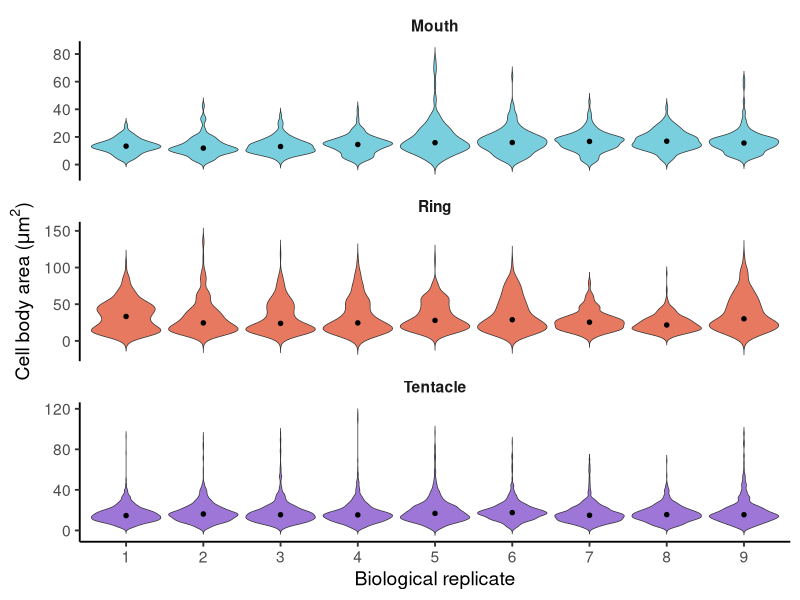
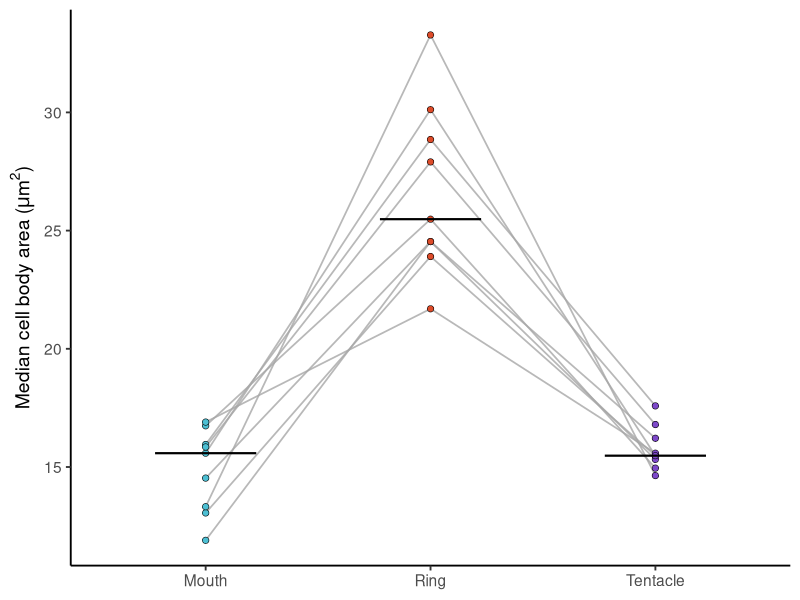
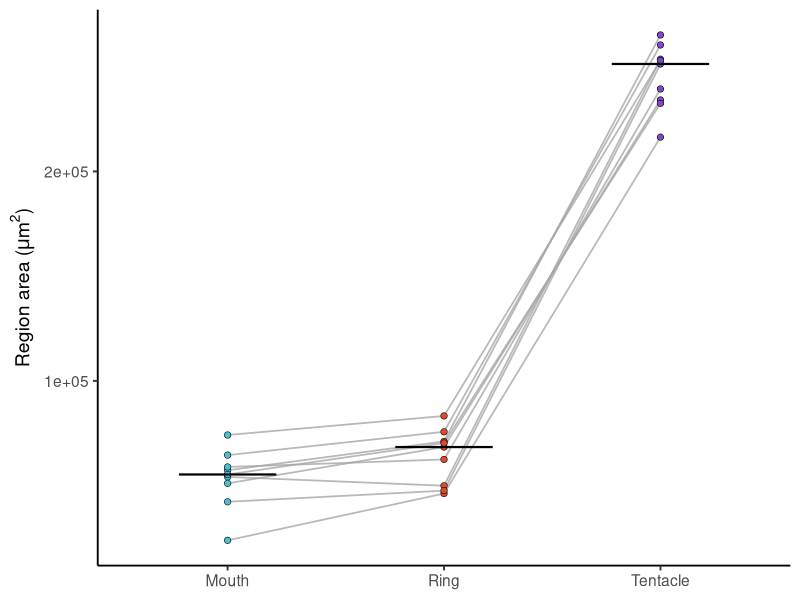
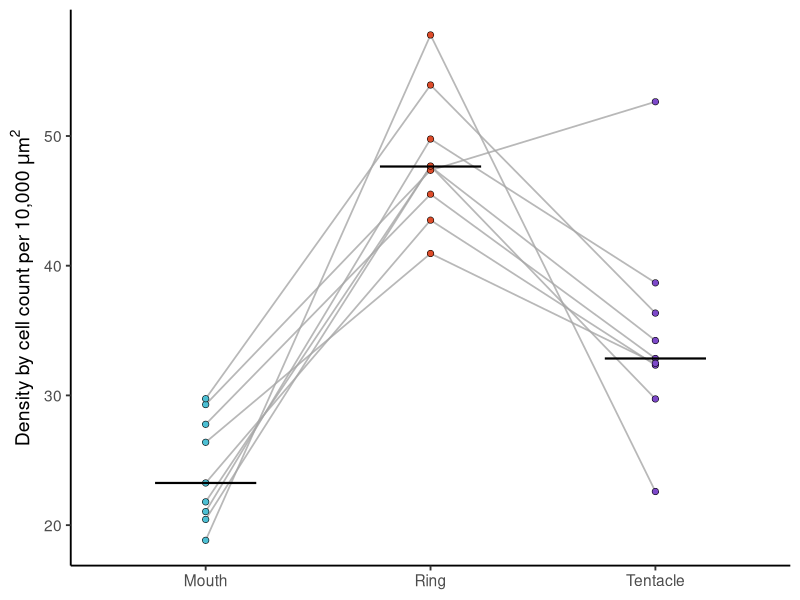
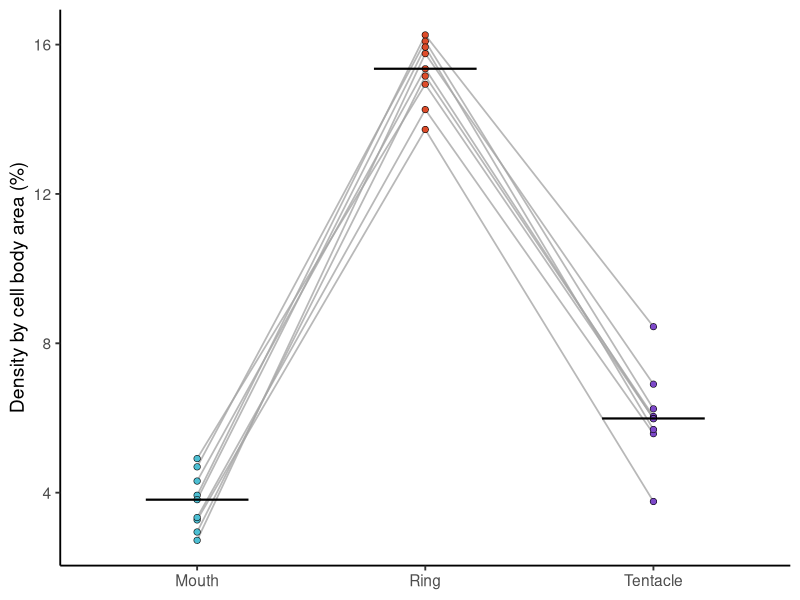

The R source for these figures, in order:
# Fig. S1d-h: Regional cell body quantification
# Author: Ruohan Zhong

# Packages
library(tidyverse)
library(stringr)

# Load data
median_size <- read_csv("Aggregated.csv")
density <- read_csv("DensityDistribution.csv")
cells <- read_csv("AreaResults.csv")

# Define region order and labels
region_order <- c("mouth", "ring", "tentacles")

region_labels <- c(
  "mouth" = "Mouth",
  "ring" = "Ring",
  "tentacles" = "Tentacle"
)

region_colors <- c(
  "mouth" = "#4DBFD3",
  "ring" = "#dd4c2a",
  "tentacles" = "#7d49c9"
)

# Define biological replicate order
replicate_order <- c(
  "Data/projections\\2_juvenile5_oral001_Max.tif",
  "Data/projections\\3_juvenile6_oral001_Max.tif",
  "Data/projections\\1_juvenile1_oral_Max.tif",
  "Data/projections\\7_juvenile2_oral001_MAX.tif",
  "Data/projections\\9_animal2_oral_MAX.tif",
  "Data/projections\\4_R5-3_juvenile 1_oral_Max.tif",
  "Data/projections\\5_animal1_oral_MAX.tif",
  "Data/projections\\6_animal2_oral_MAX.tif",
  "Data/projections\\8_juvenile3_oral001_MAX.tif"
)

replicate_labels <- c("1", "2", "3", "4", "5", "6", "7", "8", "9")

median_size <- median_size %>%
  mutate(
    replicate = factor(fname, levels = replicate_order, labels = replicate_labels),
    state = factor(state, levels = region_order)
  )

density <- density %>%
  mutate(
    replicate = factor(fname, levels = replicate_order, labels = replicate_labels),
    state = factor(state, levels = region_order)
  )

cells <- cells %>%
  mutate(
    replicate = factor(fname, levels = replicate_order, labels = replicate_labels),
    state = factor(state, levels = region_order)
  )

# Fig. S1d - Individual cell body area distributions
p_cell_area_violin <- ggplot(
  cells,
  aes(x = replicate, y = area, fill = state)
) +
  geom_violin(
    trim = FALSE,
    scale = "width",
    linewidth = 0.25,
    alpha = 0.75
  ) +
  stat_summary(
    fun = median,
    geom = "point",
    size = 1.2,
    color = "black"
  ) +
  facet_wrap(
    ~ state,
    ncol = 1,
    scales = "free_y",
    labeller = as_labeller(region_labels)
  ) +
  scale_fill_manual(values = region_colors) +
  theme_classic(base_size = 14) +
  labs(
    x = "Biological replicate",
    y = expression("Cell body area ("*mu*"m"^2*")")
  ) +
  theme(
    legend.position = "none",
    strip.background = element_blank(),
    strip.text = element_text(face = "bold")
  )

p_cell_area_violin

# Fig. S1e - Median cell body area by region
p_median_size <- ggplot(
  median_size,
  aes(x = state, y = area, group = replicate)
) +
  geom_line(color = "gray65", linewidth = 0.6, alpha = 0.8) +
  geom_point(
    aes(fill = state),
    shape = 21,
    size = 2,
    color = "black",
    stroke = 0.3
  ) +
  stat_summary(
    aes(group = state),
    fun = median,
    geom = "crossbar",
    width = 0.45,
    linewidth = 0.3,
    color = "black"
  ) +
  scale_x_discrete(labels = region_labels) +
  scale_fill_manual(values = region_colors) +
  theme_classic(base_size = 14) +
  labs(
    x = NULL,
    y = expression("Median cell body area ("*mu*"m"^2*")")
  ) +
  theme(
    legend.position = "none"
  )

p_median_size

# Fig. S1f - Region area by region
p_region_area <- ggplot(
  density,
  aes(x = state, y = region_area, group = replicate)
) +
  geom_line(color = "gray65", linewidth = 0.6, alpha = 0.8) +
  geom_point(
    aes(fill = state),
    shape = 21,
    size = 2,
    color = "black",
    stroke = 0.3
  ) +
  stat_summary(
    aes(group = state),
    fun = median,
    geom = "crossbar",
    width = 0.45,
    linewidth = 0.3,
    color = "black"
  ) +
  scale_x_discrete(labels = region_labels) +
  scale_fill_manual(values = region_colors) +
  theme_classic(base_size = 14) +
  labs(
    x = NULL,
    y = expression("Region area ("*mu*"m"^2*")")
  ) +
  theme(
    legend.position = "none"
  )

p_region_area

# Fig. S1g - Cell count density by region
density <- density %>%
  mutate(
    count_density_per_10000um2 = count_density * 10000
  )

p_count_density <- ggplot(
  density,
  aes(x = state, y = count_density_per_10000um2, group = replicate)
) +
  geom_line(color = "gray65", linewidth = 0.6, alpha = 0.8) +
  geom_point(
    aes(fill = state),
    shape = 21,
    size = 2,
    color = "black",
    stroke = 0.3
  ) +
  stat_summary(
    aes(group = state),
    fun = median,
    geom = "crossbar",
    width = 0.45,
    linewidth = 0.3,
    color = "black"
  ) +
  scale_x_discrete(labels = region_labels) +
  scale_fill_manual(values = region_colors) +
  theme_classic(base_size = 14) +
  labs(
    x = NULL,
    y = expression("Density by cell count per 10,000 "*mu*"m"^2)
  ) +
  theme(
    legend.position = "none"
  )

p_count_density

# Fig. S1h - Cell body area density by region
density <- density %>%
  mutate(
    area_density_percent = area_density * 100
  )

p_area_density <- ggplot(
  density,
  aes(x = state, y = area_density_percent, group = replicate)
) +
  geom_line(color = "gray65", linewidth = 0.6, alpha = 0.8) +
  geom_point(
    aes(fill = state),
    shape = 21,
    size = 2,
    color = "black",
    stroke = 0.3
  ) +
  stat_summary(
    aes(group = state),
    fun = median,
    geom = "crossbar",
    width = 0.45,
    linewidth = 0.3,
    color = "black"
  ) +
  scale_x_discrete(labels = region_labels) +
  scale_fill_manual(values = region_colors) +
  theme_classic(base_size = 14) +
  labs(
    x = NULL,
    y = "Density by cell body area (%)"
  ) +
  theme(
    legend.position = "none"
  )

p_area_density

# Session information
sessionInfo()
